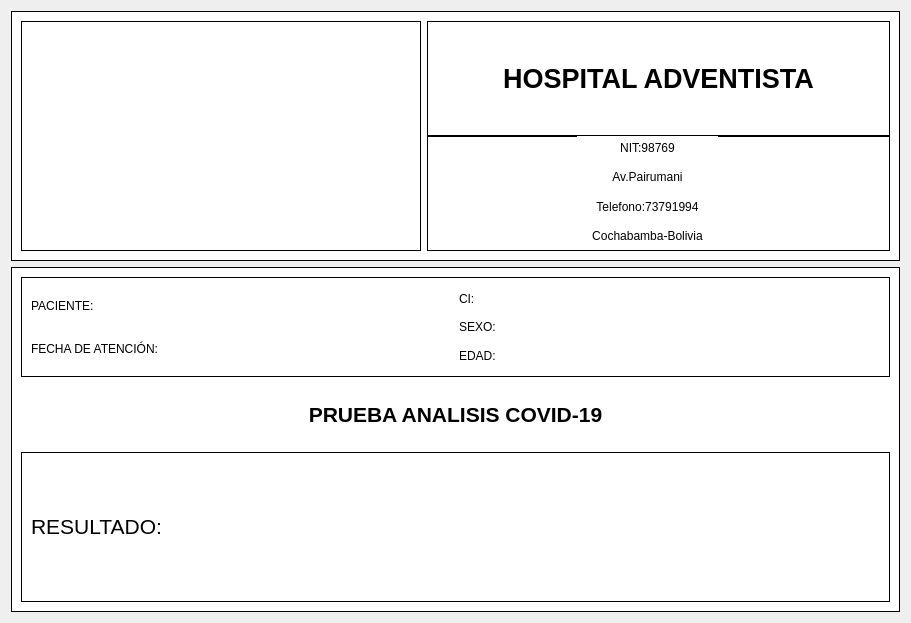
<?xml version="1.0" encoding="UTF-8"?>
<ui version="4.0">
 <class>ventanaReporte</class>
 <widget class="QDialog" name="ventanaReporte">
  <property name="geometry">
   <rect>
    <x>0</x>
    <y>0</y>
    <width>911</width>
    <height>623</height>
   </rect>
  </property>
  <property name="windowTitle">
   <string>Reporte</string>
  </property>
  <layout class="QVBoxLayout" name="verticalLayout">
   <item>
    <widget class="QFrame" name="frame">
     <property name="enabled">
      <bool>true</bool>
     </property>
     <property name="minimumSize">
      <size>
       <width>0</width>
       <height>100</height>
      </size>
     </property>
     <property name="maximumSize">
      <size>
       <width>16777215</width>
       <height>250</height>
      </size>
     </property>
     <property name="styleSheet">
      <string notr="true">QFrame {
background-color: rgb(255, 255, 255);
border-style:outset;
border-width:1px;
border-color:black;
}</string>
     </property>
     <property name="frameShape">
      <enum>QFrame::StyledPanel</enum>
     </property>
     <property name="frameShadow">
      <enum>QFrame::Raised</enum>
     </property>
     <layout class="QHBoxLayout" name="horizontalLayout_7">
      <item>
       <widget class="QLabel" name="label_18">
        <property name="minimumSize">
         <size>
          <width>400</width>
          <height>100</height>
         </size>
        </property>
        <property name="maximumSize">
         <size>
          <width>300</width>
          <height>300</height>
         </size>
        </property>
        <property name="styleSheet">
         <string notr="true">
background-color: qlineargradient(spread:pad, x1:0, y1:0, x2:1, y2:0, stop:0 rgba(255, 255, 255, 255), stop:1 rgba(255, 255, 255, 255));</string>
        </property>
        <property name="text">
         <string/>
        </property>
        <property name="pixmap">
         <pixmap>logoOficial.jpeg</pixmap>
        </property>
        <property name="scaledContents">
         <bool>true</bool>
        </property>
        <property name="alignment">
         <set>Qt::AlignCenter</set>
        </property>
        <property name="wordWrap">
         <bool>false</bool>
        </property>
       </widget>
      </item>
      <item>
       <layout class="QVBoxLayout" name="verticalLayout_10">
        <property name="spacing">
         <number>0</number>
        </property>
        <item>
         <widget class="QLabel" name="label_33">
          <property name="styleSheet">
           <string notr="true">font: 87 12pt &quot;Arial Black&quot;;</string>
          </property>
          <property name="text">
           <string>&lt;html&gt;&lt;head/&gt;&lt;body&gt;&lt;p&gt;&lt;span style=&quot; font-size:20pt; font-weight:600;&quot;&gt;HOSPITAL ADVENTISTA&lt;/span&gt;&lt;/p&gt;&lt;/body&gt;&lt;/html&gt;</string>
          </property>
          <property name="alignment">
           <set>Qt::AlignCenter</set>
          </property>
         </widget>
        </item>
        <item>
         <layout class="QHBoxLayout" name="horizontalLayout_6">
          <property name="spacing">
           <number>0</number>
          </property>
          <item>
           <widget class="QFrame" name="frame">
            <property name="styleSheet">
             <string notr="true">QFrame {
background-color: rgb(255, 255, 255);
border-style:outset;
border-width:1px;
border-color:black;
}
QLabel {
border-style:none
}</string>
            </property>
            <widget class="QWidget" name="layoutWidget">
             <property name="geometry">
              <rect>
               <x>150</x>
               <y>0</y>
               <width>141</width>
               <height>111</height>
              </rect>
             </property>
             <layout class="QVBoxLayout" name="verticalLayout_7">
              <item>
               <widget class="QLabel" name="label_17">
                <property name="maximumSize">
                 <size>
                  <width>16777215</width>
                  <height>25</height>
                 </size>
                </property>
                <property name="text">
                 <string>NIT:98769</string>
                </property>
                <property name="alignment">
                 <set>Qt::AlignCenter</set>
                </property>
               </widget>
              </item>
              <item>
               <widget class="QLabel" name="label">
                <property name="maximumSize">
                 <size>
                  <width>16777215</width>
                  <height>25</height>
                 </size>
                </property>
                <property name="text">
                 <string>Av.Pairumani</string>
                </property>
                <property name="alignment">
                 <set>Qt::AlignCenter</set>
                </property>
               </widget>
              </item>
              <item>
               <widget class="QLabel" name="label_19">
                <property name="enabled">
                 <bool>true</bool>
                </property>
                <property name="sizePolicy">
                 <sizepolicy hsizetype="Preferred" vsizetype="Preferred">
                  <horstretch>0</horstretch>
                  <verstretch>0</verstretch>
                 </sizepolicy>
                </property>
                <property name="maximumSize">
                 <size>
                  <width>16777215</width>
                  <height>25</height>
                 </size>
                </property>
                <property name="text">
                 <string>Telefono:73791994</string>
                </property>
                <property name="alignment">
                 <set>Qt::AlignCenter</set>
                </property>
               </widget>
              </item>
              <item>
               <widget class="QLabel" name="label_16">
                <property name="maximumSize">
                 <size>
                  <width>16777215</width>
                  <height>25</height>
                 </size>
                </property>
                <property name="text">
                 <string>Cochabamba-Bolivia</string>
                </property>
                <property name="alignment">
                 <set>Qt::AlignCenter</set>
                </property>
               </widget>
              </item>
             </layout>
            </widget>
           </widget>
          </item>
         </layout>
        </item>
       </layout>
      </item>
     </layout>
    </widget>
   </item>
   <item>
    <widget class="QFrame" name="frame_2">
     <property name="enabled">
      <bool>true</bool>
     </property>
     <property name="styleSheet">
      <string notr="true">QFrame {
background-color: rgb(255, 255, 255);
border-style:outset;
border-width:1px;
border-color:black;
}
QLabel {
border-style:none
}</string>
     </property>
     <property name="frameShape">
      <enum>QFrame::StyledPanel</enum>
     </property>
     <property name="frameShadow">
      <enum>QFrame::Raised</enum>
     </property>
     <property name="lineWidth">
      <number>1</number>
     </property>
     <layout class="QVBoxLayout" name="verticalLayout_11">
      <property name="spacing">
       <number>0</number>
      </property>
      <item>
       <widget class="QFrame" name="frame_3">
        <property name="minimumSize">
         <size>
          <width>0</width>
          <height>100</height>
         </size>
        </property>
        <property name="frameShape">
         <enum>QFrame::StyledPanel</enum>
        </property>
        <property name="frameShadow">
         <enum>QFrame::Raised</enum>
        </property>
        <layout class="QVBoxLayout" name="verticalLayout_6">
         <item>
          <layout class="QHBoxLayout" name="horizontalLayout_3">
           <item>
            <layout class="QHBoxLayout" name="horizontalLayout">
             <item>
              <layout class="QVBoxLayout" name="verticalLayout_2">
               <item>
                <widget class="QLabel" name="label_2">
                 <property name="text">
                  <string>PACIENTE:</string>
                 </property>
                </widget>
               </item>
               <item>
                <widget class="QLabel" name="label_3">
                 <property name="minimumSize">
                  <size>
                   <width>130</width>
                   <height>0</height>
                  </size>
                 </property>
                 <property name="text">
                  <string>FECHA DE ATENCIÓN:</string>
                 </property>
                </widget>
               </item>
              </layout>
             </item>
             <item>
              <layout class="QVBoxLayout" name="verticalLayout_3">
               <item>
                <widget class="QLabel" name="label_7">
                 <property name="text">
                  <string/>
                 </property>
                </widget>
               </item>
               <item>
                <widget class="QLabel" name="label_9">
                 <property name="text">
                  <string/>
                 </property>
                </widget>
               </item>
              </layout>
             </item>
            </layout>
           </item>
           <item>
            <layout class="QHBoxLayout" name="horizontalLayout_2">
             <item>
              <layout class="QVBoxLayout" name="verticalLayout_4">
               <item>
                <widget class="QLabel" name="label_6">
                 <property name="text">
                  <string>CI:</string>
                 </property>
                </widget>
               </item>
               <item>
                <widget class="QLabel" name="label_4">
                 <property name="text">
                  <string>SEXO:</string>
                 </property>
                </widget>
               </item>
               <item>
                <widget class="QLabel" name="label_5">
                 <property name="text">
                  <string>EDAD:</string>
                 </property>
                </widget>
               </item>
              </layout>
             </item>
             <item>
              <layout class="QVBoxLayout" name="verticalLayout_5">
               <item>
                <widget class="QLabel" name="label_12">
                 <property name="text">
                  <string/>
                 </property>
                </widget>
               </item>
               <item>
                <widget class="QLabel" name="label_10">
                 <property name="text">
                  <string/>
                 </property>
                </widget>
               </item>
               <item>
                <widget class="QLabel" name="label_11">
                 <property name="text">
                  <string/>
                 </property>
                </widget>
               </item>
              </layout>
             </item>
            </layout>
           </item>
          </layout>
         </item>
        </layout>
       </widget>
      </item>
      <item>
       <widget class="QLabel" name="label_13">
        <property name="minimumSize">
         <size>
          <width>0</width>
          <height>35</height>
         </size>
        </property>
        <property name="styleSheet">
         <string notr="true">font: 87 8pt &quot;Arial Black&quot;;</string>
        </property>
        <property name="text">
         <string>&lt;html&gt;&lt;head/&gt;&lt;body&gt;&lt;p&gt;&lt;span style=&quot; font-size:16pt; font-weight:600;&quot;&gt;PRUEBA ANALISIS COVID-19&lt;/span&gt;&lt;/p&gt;&lt;/body&gt;&lt;/html&gt;</string>
        </property>
        <property name="alignment">
         <set>Qt::AlignCenter</set>
        </property>
       </widget>
      </item>
      <item>
       <widget class="QFrame" name="frame_5">
        <property name="minimumSize">
         <size>
          <width>10</width>
          <height>150</height>
         </size>
        </property>
        <property name="maximumSize">
         <size>
          <width>16777215</width>
          <height>150</height>
         </size>
        </property>
        <property name="styleSheet">
         <string notr="true"/>
        </property>
        <property name="frameShape">
         <enum>QFrame::StyledPanel</enum>
        </property>
        <property name="frameShadow">
         <enum>QFrame::Raised</enum>
        </property>
        <layout class="QHBoxLayout" name="horizontalLayout_4">
         <item>
          <widget class="QLabel" name="label_14">
           <property name="minimumSize">
            <size>
             <width>260</width>
             <height>0</height>
            </size>
           </property>
           <property name="maximumSize">
            <size>
             <width>260</width>
             <height>16777215</height>
            </size>
           </property>
           <property name="text">
            <string>&lt;html&gt;&lt;head/&gt;&lt;body&gt;&lt;p&gt;&lt;span style=&quot; font-size:16pt;&quot;&gt;RESULTADO:&lt;/span&gt;&lt;/p&gt;&lt;/body&gt;&lt;/html&gt;</string>
           </property>
          </widget>
         </item>
         <item>
          <widget class="QLabel" name="label_15">
           <property name="minimumSize">
            <size>
             <width>200</width>
             <height>0</height>
            </size>
           </property>
           <property name="maximumSize">
            <size>
             <width>16777215</width>
             <height>16777215</height>
            </size>
           </property>
           <property name="styleSheet">
            <string notr="true">font: 14pt &quot;MS Shell Dlg 2&quot;;
color:red;</string>
           </property>
           <property name="text">
            <string>&lt;html&gt;&lt;head/&gt;&lt;body&gt;&lt;p&gt;&lt;br/&gt;&lt;/p&gt;&lt;/body&gt;&lt;/html&gt;</string>
           </property>
           <property name="alignment">
            <set>Qt::AlignJustify|Qt::AlignVCenter</set>
           </property>
          </widget>
         </item>
        </layout>
       </widget>
      </item>
     </layout>
    </widget>
   </item>
  </layout>
 </widget>
 <resources/>
 <connections/>
</ui>
